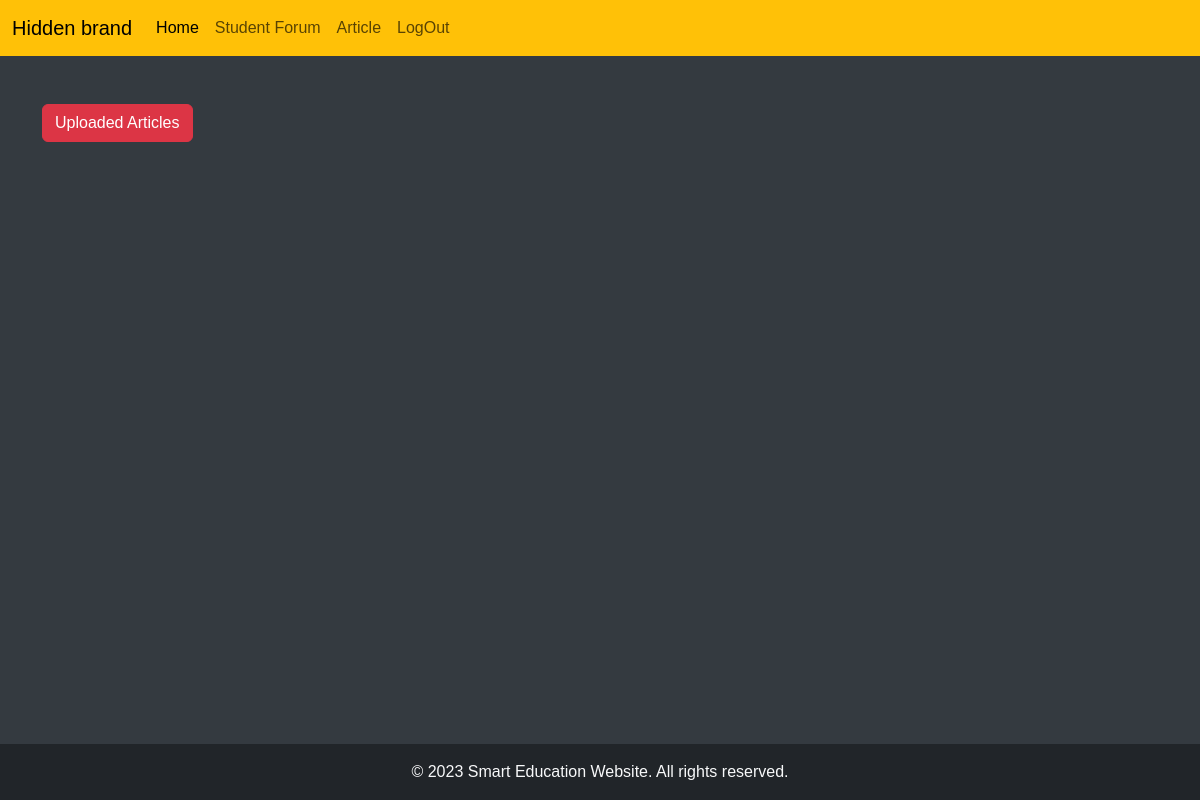
Before: /newapp/all_article/ with the older database file.
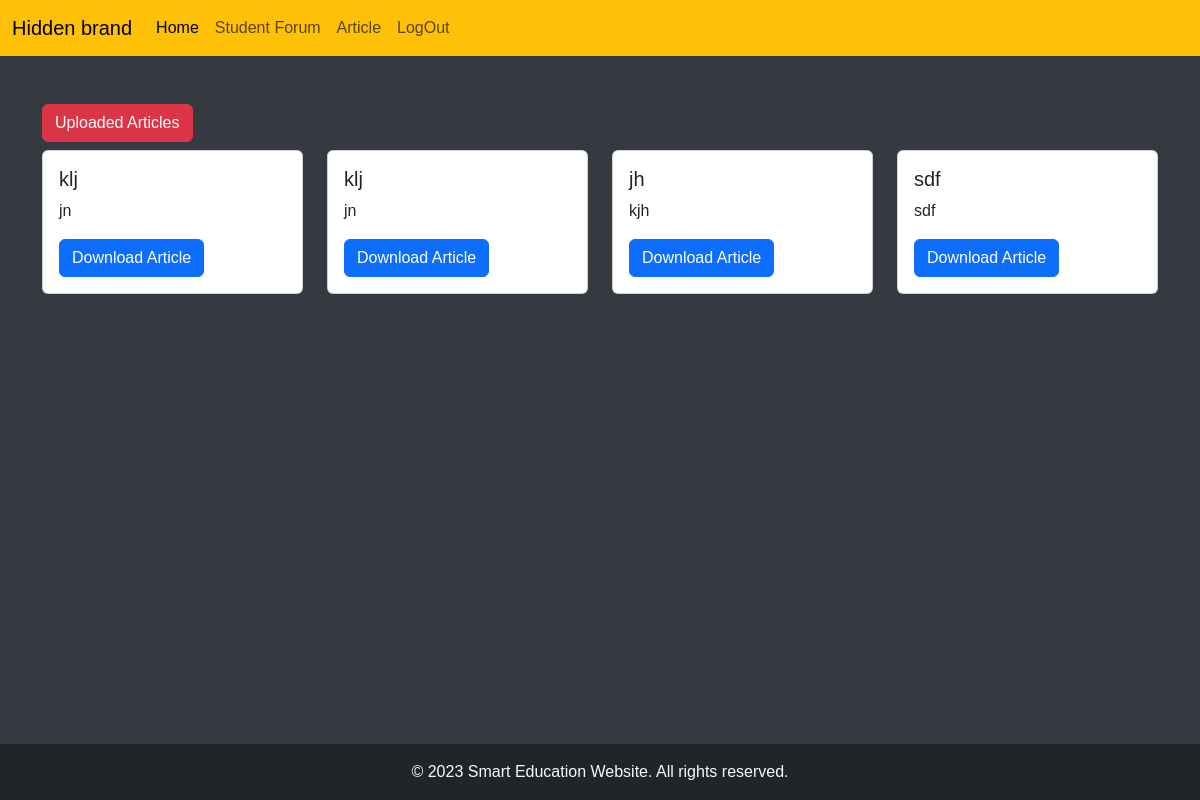
After: the same page with the newer database file.
### newapp/models.py (models this page shows)
class Article(models.Model):
    user = models.ForeignKey(settings.AUTH_USER_MODEL, on_delete=models.CASCADE)
    title = models.CharField(max_length=100)
    content = models.TextField()
    file = models.FileField(upload_to='article_files/')
    def __str__(self):
        return self.title

### newapp/views.py (the view)
# urls.py: path('all_article/', views.all_article, name='all_article'),
def all_article(request):
    articles = Article.objects.all()
    print(articles)
    context = {'articles': articles}
    return render(request, 'all_article.html', context)

### newapp/templates/all_article.html
{% extends 'base.html' %}
{% block test %}
<div class="container mt-5">
    <h1 class="btn btn-danger">Uploaded Articles</h1>
    <div class="row row-cols-1 row-cols-md-4 g-4">
        {% for article in articles %}
            <div class="col">
                <div class="card">
                    <div class="card-body">
                        <h5 class="card-title">{{ article.title }}</h5>
                        <p class="card-text">{{ article.content }}</p>
                        <a href="{{ article.file.url }}" class="btn btn-primary">Download Article</a>
                    </div>
                </div>
            </div>
        {% endfor %}
    </div>
</div>
{% endblock test %}

Changed rows visible on the page:
added Article: title "klj", content "jn"
added Article: title "klj", content "jn"
added Article: title "jh", content "kjh"
added Article: title "sdf", content "sdf"
